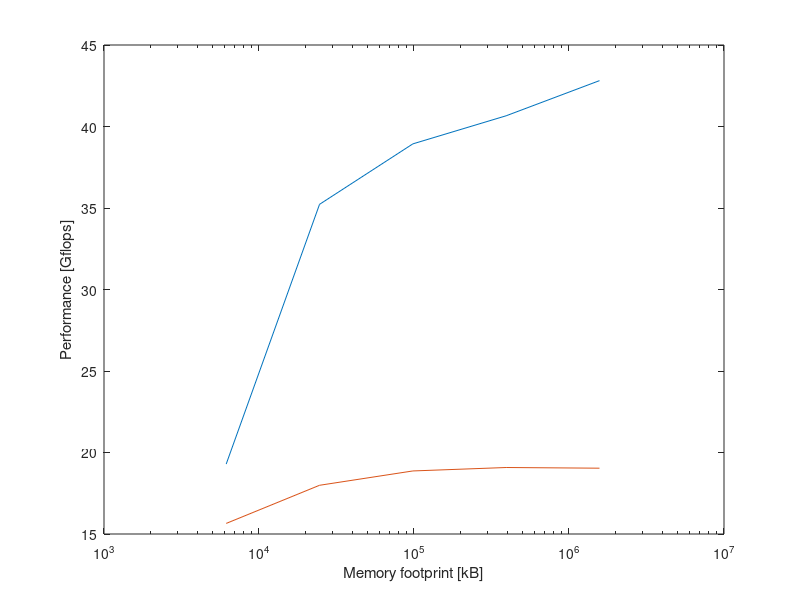

Write the MATLAB code that produced this figure.
clear; close all;
data = importdata('files/all_results.txt');

A = [zeros(size(data.rowheaders)) data.data];
C = unique(data.textdata);

for i = 1:length(data.textdata)
    A(i,1) = find(strcmp(C,data.textdata{i}));
end

I = false(length(A),length(C));
for i = 1:length(C)
    I(:,i) = A(:,1) == i;
end

A(:,3) = A(:,3)/1000;

% memory footprint vs flops

semilogx(A(1:5,2), A(1:5,3));
hold on
semilogx(A(8:12,2),A(8:12,3));

xlabel('Memory footprint [kB]'); ylabel('Performance [Gflops]');
% legend(,'Location','southwest');